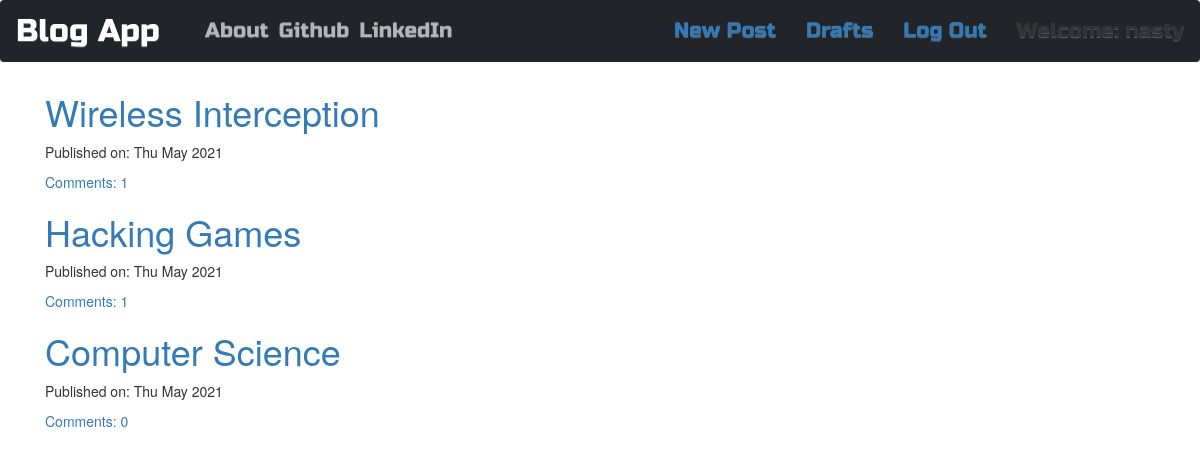
The app's page / (signed in) with its own data.
### blog_app/models.py (models this page shows, shortened)
class Post(models.Model):
    author = models.ForeignKey(User, on_delete=models.CASCADE)
    title = models.CharField(max_length=54)
    text =  models.TextField()
    created_date = models.DateTimeField(default=timezone.now())
    published_date = models.DateTimeField(blank=True, null=True)
    def approve_comments(self):
        return self.comments.filter(approved_comment=True)

### blog_app/views.py (the view)
# urls.py: path('', views.PostListView.as_view(), name='post_list'),
class PostListView(ListView):
    model = Post
    def get_queryset(self):
        return Post.objects.filter(published_date__lte=timezone.now()).order_by('-published_date')

### blog_app/templates/blog_app/post_list.html
{% extends "blog_app/base.html" %}
{% block content %}
<div class="centerstage">
    {% for post in post_list %}
    <div class="post">
        <h1><a href="{% url 'blog_app:post_detail' pk=post.pk %}">{{post.title}}</a></h1>
        <div class="date">
            <p>Published on: {{post.published_date|date:"D M Y"}}</p>
        </div>
        <div>
        <a href="{% url 'blog_app:post_detail' pk=post.pk %}">Comments: {{post.approve_comments.count}}</a>
        </div>
    </div>
    {% endfor %}
</div>
{% endblock %}

### blog_app/templates/blog_app/base.html (shortened to what this page needs)
<!DOCTYPE html>
{% load static %}
<html>
    <head>
        <link href="https://cdn.jsdelivr.net/npm/bootstrap@5.0.0-beta3/dist/css/bootstrap.min.css" rel="stylesheet">
        <link rel="stylesheet" href="https://maxcdn.bootstrapcdn.com/bootstrap/3.3.7/css/bootstrap-theme.min.css">
        <link rel="stylesheet" href="https://maxcdn.bootstrapcdn.com/bootstrap/3.3.7/css/bootstrap.min.css">
        <link rel="stylesheet" href="//cdn.jsdelivr.net/npm/medium-editor@latest/dist/css/medium-editor.min.css" type="text/css" media="screen" charset="utf-8">
        <link rel="stylesheet" href="{% static 'css/blog.css' %}">
    </head>
    <body class="loader">
        <nav class="navbar navbar-expand-lg navbar-dark bg-dark techfont">
            <a class="navbar-brand bigbrand" href="{% url 'blog_app:post_list' %}">Blog App</a>
            <div class="collapse navbar-collapse" id="navbarNav">
              <ul class="navbar-nav">
                <li class="nav-item">
                  <a class="nav-link" href="{% url 'blog_app:about' %}">About</a>
                </li>
                <li class="nav-item">
                  <a class="nav-link" href="https://github.com">Github</a>
                </li>
                <li class="nav-item">
                  <a class="nav-link" href="https://linkedin.com">LinkedIn</a>
                </li>
              </ul>
              <ul class="nav navbar-nav navbar-right">
                {% if user.is_authenticated %}
                <li>
                  <a href="{% url 'blog_app:post_new' %}">New Post</a>
                </li>
                <li>
                  <a href="{% url 'blog_app:post_draft_list' %}">Drafts</a>
                </li>
                <li>
                  <a href="{% url 'logout' %}">Log Out</a>
                </li>
                <li>
                  <a>Welcome: {{user.username}}</a>
                </li>
                {% else %}
                <li><a class='nav navbar-right' href="{% url 'login' %}"><span class='glyphicon glyphicon-user'></span></a></li>
                {% endif %}
              </ul>
            </div>
          </nav>
          <div class="content container">
            <div class="row">
              <div class="col-md-8">
                <div class="blog_posts">
                  {% block content %}
                  {% endblock %}
                </div>
              </div>
          </div>
    </body>
</html>

### blog_app/static/css/blog.css (style rules this page uses)
.techfont { font-family: 'Russo One', sans-serif; font-size: 1.5em; margin-bottom: 10px; }
.bigbrand { font-size: 1.5em; }
.loader { filter:hue-rotate(0deg); color:linear-gradient(45deg,#0f8,#08f); animation:hue 10000ms infinite linear; }

### records on screen
Post: title "Wireless Interception", published_date "Thu May 2021", approve_comments.count "1"
Post: title "Hacking Games", published_date "Thu May 2021", approve_comments.count "1"
Post: title "Computer Science", published_date "Thu May 2021", approve_comments.count "0"

### other values on screen
{{ user.username }} "nasty"
